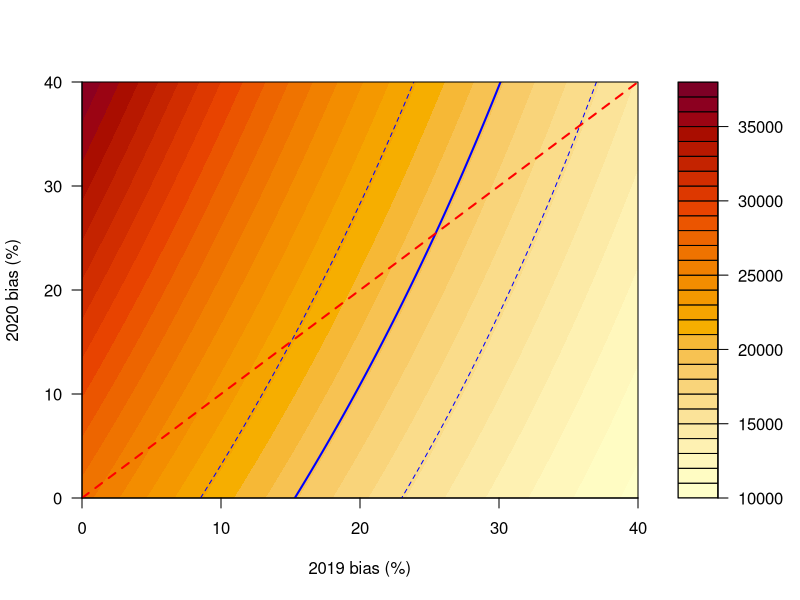

Source code (R):
# Define constants:
quota    <- 32100.59  # 2020 quota.
S        <- 0.70      # Year-to-year survival rate.
qbias    <- 0.1       # Fraction of un-caught quota.
B2019    <- 79065.50  # Total biomass in 2019.
BREM2020 <- 19107     # Total remaining biomass in 2020.

# Define estimation bias ranges:
bias19 <- seq(0, 0.4, len = 500)
bias20 <- seq(0, 0.4, len = 400)

# Initialize matrix of remaining biomasses to be predicted:
BREM <- matrix(NA, nrow = length(bias19), ncol = length(bias20))

# Calculate remaining biomass for each estimation bias value pair:
for (i in 1:length(bias19)){
   for (j in 1:length(bias20)){
      BREM[i,j] <- (1 + bias20[j]) * ((B2019 / (1+bias19[i])) * S - (1-qbias) * quota)
   }
}

# Define lines which yield observed remaining biomass in 2020:
y20 = data.frame(mu = (BREM2020 / ((B2019 / (1+bias19)) * S - (1-qbias) * quota)) - 1,
                 lci = ((BREM2020-3000) / ((B2019 / (1+bias19)) * S - (1-qbias) * quota)) - 1,
                 uci = ((BREM2020+3000) / ((B2019 / (1+bias19)) * S - (1-qbias) * quota)) - 1)

# Plot results:
filled.contour(bias19 * 100, bias20 * 100, BREM,
               plot.axes = {axis(1);
                            axis(2);
                            lines(100*bias19, 100*y20$mu, col = "blue", lwd = 2);
                            lines(100*bias19, 100*y20$lci, col = "blue", lwd = 1, lty = "dashed");
                            lines(100*bias19, 100*y20$uci, col = "blue", lwd = 1, lty = "dashed");
                            abline(0, 1, lty = "dashed", col = "red", lwd = 2);
                  },
               xlab = "2019 bias (%)", ylab = "2020 bias (%)")


